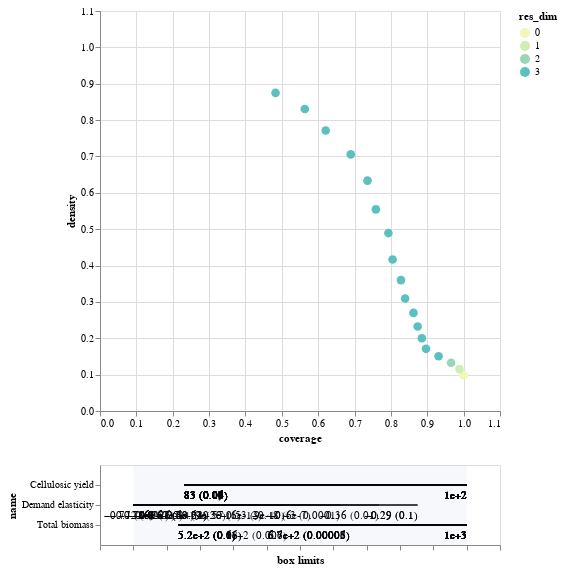

The notebook cell this image was saved under:
### Code cell
box1.inspect_tradeoff()

### Figure 1 — Vega-Lite specification as saved in the notebook (floating-point values rounded to 4 significant figures)
{"config": {"view": {"continuousWidth": 300, "continuousHeight": 300}}, "vconcat": [{"data": {"name": "data-d3c08f5caaa8c80ad04f274a5d870676"}, "mark": {"type": "circle", "size": 75}, "encoding": {"color": {"field": "res_dim", "scale": {"range": ["#eff9b6", "#d0edb3", "#97d6b9", "#5dc0c0", "#31a5c2", "#1f80b8", "#2354a3", "#21318d"]}, "type": "ordinal"}, "opacity": {"condition": {"param": "param_19", "value": 1}, "value": 0.4}, "tooltip": [{"field": "id", "type": "quantitative"}, {"field": "coverage", "format": ".2", "type": "quantitative"}, {"field": "density", "format": ".2", "type": "quantitative"}, {"field": "res_dim", "type": "ordinal"}], "x": {"field": "coverage", "scale": {"domain": [0, 1.1]}, "type": "quantitative"}, "y": {"field": "density", "scale": {"domain": [0, 1.1]}, "type": "quantitative"}}, "height": 400, "name": "view_19", "width": 400}, {"layer": [{"data": {"name": "data-aace7b7629189d09160c2b416f274164"}, "mark": {"type": "rule"}, "encoding": {"x": {"axis": {"grid": false, "labels": false, "title": "box limits"}, "field": "x_lower", "scale": {"domain": [0, 1], "padding": 0.1}, "type": "quantitative"}, "x2": {"field": "x_upper"}, "y": {"field": "name", "scale": {"padding": 1.0}, "type": "nominal"}}, "transform": [{"calculate": "(datum.x1-datum.minimum)/(datum.maximum-datum.minimum)", "as": "x_lower"}, {"calculate": "(datum.x2-datum.minimum)/(datum.maximum-datum.minimum)", "as": "x_upper"}, {"filter": {"param": "param_19"}}]}, {"data": {"name": "data-aace7b7629189d09160c2b416f274164"}, "mark": {"type": "text", "align": "left", "baseline": "top", "dy": 5}, "encoding": {"text": {"field": "text", "type": "ordinal"}, "x": {"axis": {"grid": false, "labels": false, "title": "box limits"}, "field": "x_lower", "scale": {"domain": [0, 1], "padding": 0.1}, "type": "quantitative"}, "x2": {"field": "x_upper"}, "y": {"field": "name", "scale": {"padding": 1.0}, "type": "nominal"}}, "transform": [{"calculate": "(datum.x1-datum.minimum)/(datum.maximum-datum.minimum)", "as": "x_lower"}, {"calculate": "(datum.x2-datum.minimum)/(datum.maximum-datum.minimum)", "as": "x_upper"}, {"filter": {"param": "param_19"}}, {"calculate": "datum.qp_lower>0?format(datum.x1, \".2\")+\" (\"+format(datum.qp_lower, \".1~g\")+\")\" :format(datum.x1, \".2\")", "as": "text"}]}, {"data": {"name": "data-aace7b7629189d09160c2b416f274164"}, "mark": {"type": "text", "align": "right", "baseline": "top", "dy": 5}, "encoding": {"text": {"field": "text", "type": "ordinal"}, "x": {"field": "x_upper", "type": "quantitative"}, "x2": {"field": "x_upper"}, "y": {"field": "name", "scale": {"padding": 1.0}, "type": "nominal"}}, "transform": [{"calculate": "(datum.x1-datum.minimum)/(datum.maximum-datum.minimum)", "as": "x_lower"}, {"calculate": "(datum.x2-datum.minimum)/(datum.maximum-datum.minimum)", "as": "x_upper"}, {"filter": {"param": "param_19"}}, {"calculate": "datum.qp_upper>0?format(datum.x2, \".2\")+\" (\"+format(datum.qp_upper, \".1\")+\")\" :format(datum.x2, \".2\")", "as": "text"}]}, {"data": {"name": "data-97aefd6d737ded565dc732e63f74ecc6"}, "mark": {"type": "rect", "opacity": 0.05}, "encoding": {"x": {"field": "start", "type": "quantitative"}, "x2": {"field": "end"}}}, {"data": {"name": "data-4f53cda18c2baa0c0354bb5f9a3ecbe5"}, "mark": {"type": "point"}, "encoding": {"x": {"field": "x", "type": "quantitative"}, "y": {"field": "name", "type": "nominal"}}, "transform": [{"filter": {"param": "param_19"}}]}, {"data": {"name": "data-4f53cda18c2baa0c0354bb5f9a3ecbe5"}, "mark": {"type": "text", "align": "center", "baseline": "top", "dy": 5}, "encoding": {"text": {"field": "item", "type": "nominal"}, "x": {"field": "x", "type": "quantitative"}, "y": {"field": "name", "type": "nominal"}}, "transform": [{"filter": {"param": "param_19"}}]}], "width": 400}], "params": [{"name": "param_19", "select": {"type": "point", "fields": ["id"]}, "views": ["view_19"]}], "$schema": "https://vega.github.io/schema/vega-lite/v5.20.1.json", "datasets": {"data-d3c08f5caaa8c80ad04f274a5d870676": [{"coverage": 1.0, "density": 0.09864, "id": 0, "k": 87, "mass": 1.0, "mean": 0.09864, "n": 882, "res_dim": 0}, {"coverage": 0.9885, "density": 0.1153, "id": 1, "k": 86, "mass": 0.8458, "mean": 0.1153, "n": 746, "res_dim": 1}, {"coverage": 0.9655, "density": 0.1327, "id": 2, "k": 84, "mass": 0.7177, "mean": 0.1327, "n": 633, "res_dim": 2}, {"coverage": 0.931, "density": 0.1506, "id": 3, "k": 81, "mass": 0.61, "mean": 0.1506, "n": 538, "res_dim": 3}, {"coverage": 0.8966, "density": 0.1711, "id": 4, "k": 78, "mass": 0.517, "mean": 0.1711, "n": 456, "res_dim": 3}, {"coverage": 0.8851, "density": 0.2, "id": 5, "k": 77, "mass": 0.4365, "mean": 0.2, "n": 385, "res_dim": 3}, {"coverage": 0.8736, "density": 0.2324, "id": 6, "k": 76, "mass": 0.3707, "mean": 0.2324, "n": 327, "res_dim": 3}, {"coverage": 0.8621, "density": 0.2698, "id": 7, "k": 75, "mass": 0.3152, "mean": 0.2698, "n": 278, "res_dim": 3}, {"coverage": 0.8391, "density": 0.3093, "id": 8, "k": 73, "mass": 0.2676, "mean": 0.3093, "n": 236, "res_dim": 3}, {"coverage": 0.8276, "density": 0.36, "id": 9, "k": 72, "mass": 0.2268, "mean": 0.36, "n": 200, "res_dim": 3}, {"coverage": 0.8046, "density": 0.4167, "id": 10, "k": 70, "mass": 0.1905, "mean": 0.4167, "n": 168, "res_dim": 3}, {"coverage": 0.7931, "density": 0.4894, "id": 11, "k": 69, "mass": 0.1599, "mean": 0.4894, "n": 141, "res_dim": 3}, {"coverage": 0.7586, "density": 0.5546, "id": 12, "k": 66, "mass": 0.1349, "mean": 0.5546, "n": 119, "res_dim": 3}, {"coverage": 0.7356, "density": 0.6337, "id": 13, "k": 64, "mass": 0.1145, "mean": 0.6337, "n": 101, "res_dim": 3}, {"coverage": 0.6897, "density": 0.7059, "id": 14, "k": 60, "mass": 0.09637, "mean": 0.7059, "n": 85, "res_dim": 3}, {"coverage": 0.6207, "density": 0.7714, "id": 15, "k": 54, "mass": 0.07937, "mean": 0.7714, "n": 70, "res_dim": 3}, {"coverage": 0.5632, "density": 0.8305, "id": 16, "k": 49, "mass": 0.06689, "mean": 0.8305, "n": 59, "res_dim": 3}, {"coverage": 0.4828, "density": 0.875, "id": 17, "k": 42, "mass": 0.05442, "mean": 0.875, "n": 48, "res_dim": 3}], "data-aace7b7629189d09160c2b416f274164": [{"x1": 83.05, "x2": 99.9, "name": "Cellulosic yield", "id": 1, "minimum": 80.0, "maximum": 99.9, "qp_lower": 0.07408, "qp_upper": -1.0}, {"x1": 83.05, "x2": 99.9, "name": "Cellulosic yield", "id": 2, "minimum": 80.0, "maximum": 99.9, "qp_lower": 0.07251, "qp_upper": -1.0}, {"x1": -0.8, "x2": -0.29, "name": "Demand elasticity", "id": 2, "minimum": -0.8, "maximum": -0.202, "qp_lower": -1.0, "qp_upper": 0.09683}, {"x1": 523.7, "x2": 997.8, "name": "Total biomass", "id": 3, "minimum": 450.0, "maximum": 997.8, "qp_lower": 0.1245, "qp_upper": -1.0}, {"x1": 83.05, "x2": 99.9, "name": "Cellulosic yield", "id": 3, "minimum": 80.0, "maximum": 99.9, "qp_lower": 0.07017, "qp_upper": -1.0}, {"x1": -0.8, "x2": -0.29, "name": "Demand elasticity", "id": 3, "minimum": -0.8, "maximum": -0.202, "qp_lower": -1.0, "qp_upper": 0.1199}, {"x1": 523.7, "x2": 997.8, "name": "Total biomass", "id": 4, "minimum": 450.0, "maximum": 997.8, "qp_lower": 0.1017, "qp_upper": -1.0}, {"x1": 83.05, "x2": 99.9, "name": "Cellulosic yield", "id": 4, "minimum": 80.0, "maximum": 99.9, "qp_lower": 0.06089, "qp_upper": -1.0}, {"x1": -0.8, "x2": -0.3595, "name": "Demand elasticity", "id": 4, "minimum": -0.8, "maximum": -0.202, "qp_lower": -1.0, "qp_upper": 0.01074}, {"x1": 523.7, "x2": 997.8, "name": "Total biomass", "id": 5, "minimum": 450.0, "maximum": 997.8, "qp_lower": 0.1048, "qp_upper": -1.0}, {"x1": 83.05, "x2": 99.9, "name": "Cellulosic yield", "id": 5, "minimum": 80.0, "maximum": 99.9, "qp_lower": 0.06608, "qp_upper": -1.0}, {"x1": -0.8, "x2": -0.429, "name": "Demand elasticity", "id": 5, "minimum": -0.8, "maximum": -0.202, "qp_lower": -1.0, "qp_upper": 0.0001403}, {"x1": 523.7, "x2": 997.8, "name": "Total biomass", "id": 6, "minimum": 450.0, "maximum": 997.8, "qp_lower": 0.1026, "qp_upper": -1.0}, {"x1": 83.05, "x2": 99.9, "name": "Cellulosic yield", "id": 6, "minimum": 80.0, "maximum": 99.9, "qp_lower": 0.06345, "qp_upper": -1.0}, {"x1": -0.8, "x2": -0.482, "name": "Demand elasticity", "id": 6, "minimum": -0.8, "maximum": -0.202, "qp_lower": -1.0, "qp_upper": 6.104e-07}, {"x1": 523.7, "x2": 997.8, "name": "Total biomass", "id": 7, "minimum": 450.0, "maximum": 997.8, "qp_lower": 0.1032, "qp_upper": -1.0}, {"x1": 83.05, "x2": 99.9, "name": "Cellulosic yield", "id": 7, "minimum": 80.0, "maximum": 99.9, "qp_lower": 0.05, "qp_upper": -1.0}, {"x1": -0.8, "x2": -0.5275, "name": "Demand elasticity", "id": 7, "minimum": -0.8, "maximum": -0.202, "qp_lower": -1.0, "qp_upper": 9.23e-10}, {"x1": 523.7, "x2": 997.8, "name": "Total biomass", "id": 8, "minimum": 450.0, "maximum": 997.8, "qp_lower": 0.08231, "qp_upper": -1.0}, {"x1": 83.05, "x2": 99.9, "name": "Cellulosic yield", "id": 8, "minimum": 80.0, "maximum": 99.9, "qp_lower": 0.04056, "qp_upper": -1.0}, {"x1": -0.8, "x2": -0.5685, "name": "Demand elasticity", "id": 8, "minimum": -0.8, "maximum": -0.202, "qp_lower": -1.0, "qp_upper": 1.456e-12}, {"x1": 523.7, "x2": 997.8, "name": "Total biomass", "id": 9, "minimum": 450.0, "maximum": 997.8, "qp_lower": 0.09826, "qp_upper": -1.0}, {"x1": 83.05, "x2": 99.9, "name": "Cellulosic yield", "id": 9, "minimum": 80.0, "maximum": 99.9, "qp_lower": 0.04427, "qp_upper": -1.0}, {"x1": -0.8, "x2": -0.607, "name": "Demand elasticity", "id": 9, "minimum": -0.8, "maximum": -0.202, "qp_lower": -1.0, "qp_upper": 3.424e-16}, {"x1": 523.7, "x2": 997.8, "name": "Total biomass", "id": 10, "minimum": 450.0, "maximum": 997.8, "qp_lower": 0.06294, "qp_upper": -1.0}, {"x1": 83.05, "x2": 99.9, "name": "Cellulosic yield", "id": 10, "minimum": 80.0, "maximum": 99.9, "qp_lower": 0.03828, "qp_upper": -1.0}, {"x1": -0.8, "x2": -0.633, "name": "Demand elasticity", "id": 10, "minimum": -0.8, "maximum": -0.202, "qp_lower": -1.0, "qp_upper": 8.607e-20}, {"x1": 523.7, "x2": 997.8, "name": "Total biomass", "id": 11, "minimum": 450.0, "maximum": 997.8, "qp_lower": 0.111, "qp_upper": -1.0}, {"x1": 83.05, "x2": 99.9, "name": "Cellulosic yield", "id": 11, "minimum": 80.0, "maximum": 99.9, "qp_lower": 0.03769, "qp_upper": -1.0}, {"x1": -0.8, "x2": -0.667, "name": "Demand elasticity", "id": 11, "minimum": -0.8, "maximum": -0.202, "qp_lower": -1.0, "qp_upper": 1.979e-24}, {"x1": 602.9, "x2": 997.8, "name": "Total biomass", "id": 12, "minimum": 450.0, "maximum": 997.8, "qp_lower": 0.005662, "qp_upper": -1.0}, {"x1": 83.05, "x2": 99.9, "name": "Cellulosic yield", "id": 12, "minimum": 80.0, "maximum": 99.9, "qp_lower": 0.05836, "qp_upper": -1.0}, {"x1": -0.8, "x2": -0.667, "name": "Demand elasticity", "id": 12, "minimum": -0.8, "maximum": -0.202, "qp_lower": -1.0, "qp_upper": 2.972e-23}, {"x1": 671.1, "x2": 997.8, "name": "Total biomass", "id": 13, "minimum": 450.0, "maximum": 997.8, "qp_lower": 4.509e-05, "qp_upper": -1.0}, {"x1": 83.05, "x2": 99.9, "name": "Cellulosic yield", "id": 13, "minimum": 80.0, "maximum": 99.9, "qp_lower": 0.08239, "qp_upper": -1.0}, {"x1": -0.8, "x2": -0.667, "name": "Demand elasticity", "id": 13, "minimum": -0.8, "maximum": -0.202, "qp_lower": -1.0, "qp_upper": 3.275e-22}, {"x1": 671.1, "x2": 997.8, "name": "Total biomass", "id": 14, "minimum": 450.0, "maximum": 997.8, "qp_lower": 7.066e-05, "qp_upper": -1.0}, {"x1": 83.05, "x2": 99.9, "name": "Cellulosic yield", "id": 14, "minimum": 80.0, "maximum": 99.9, "qp_lower": 0.1321, "qp_upper": -1.0}, {"x1": -0.8, "x2": -0.692, "name": "Demand elasticity", "id": 14, "minimum": -0.8, "maximum": -0.202, "qp_lower": -1.0, "qp_upper": 1.205e-24}, {"x1": 671.1, "x2": 997.8, "name": "Total biomass", "id": 15, "minimum": 450.0, "maximum": 997.8, "qp_lower": 8.459e-05, "qp_upper": -1.0}, {"x1": 83.05, "x2": 99.9, "name": "Cellulosic yield", "id": 15, "minimum": 80.0, "maximum": 99.9, "qp_lower": 0.08015, "qp_upper": -1.0}, {"x1": -0.8, "x2": -0.7115, "name": "Demand elasticity", "id": 15, "minimum": -0.8, "maximum": -0.202, "qp_lower": -1.0, "qp_upper": 1.802e-25}, {"x1": 671.1, "x2": 997.8, "name": "Total biomass", "id": 16, "minimum": 450.0, "maximum": 997.8, "qp_lower": 2.926e-05, "qp_upper": -1.0}, {"x1": 83.05, "x2": 99.9, "name": "Cellulosic yield", "id": 16, "minimum": 80.0, "maximum": 99.9, "qp_lower": 0.08665, "qp_upper": -1.0}, {"x1": -0.8, "x2": -0.7245, "name": "Demand elasticity", "id": 16, "minimum": -0.8, "maximum": -0.202, "qp_lower": -1.0, "qp_upper": 6.131e-26}, {"x1": 671.1, "x2": 997.8, "name": "Total biomass", "id": 17, "minimum": 450.0, "maximum": 997.8, "qp_lower": 6.297e-05, "qp_upper": -1.0}, {"x1": 83.05, "x2": 99.9, "name": "Cellulosic yield", "id": 17, "minimum": 80.0, "maximum": 99.9, "qp_lower": 0.04958, "qp_upper": -1.0}, {"x1": -0.8, "x2": -0.7365, "name": "Demand elasticity", "id": 17, "minimum": -0.8, "maximum": -0.202, "qp_lower": -1.0, "qp_upper": 2.867e-24}], "data-97aefd6d737ded565dc732e63f74ecc6": [{"start": 0, "end": 1}], "data-4f53cda18c2baa0c0354bb5f9a3ecbe5": []}}
